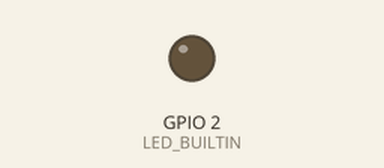
Recording of a sketch running on a simulated ESP32. Shown: output pins drawn as LEDs (lit = HIGH).

Above: at 1.2 s.
At 3.75 s:
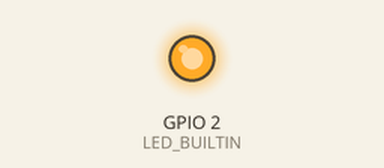
Timing chart, 0 to 4.0 s (numbered marks = the images above):
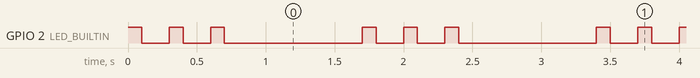

The sketch:

3_times_blink.ino
```cpp
int LED_BUILTIN = 2;
void setup() {
pinMode (LED_BUILTIN, OUTPUT);
}
void loop() {
digitalWrite(LED_BUILTIN, HIGH);
delay(100);
digitalWrite(LED_BUILTIN, LOW);
delay(200);
digitalWrite(LED_BUILTIN, HIGH);
delay(100);
digitalWrite(LED_BUILTIN, LOW);
delay(200);
digitalWrite(LED_BUILTIN, HIGH);
delay(100);
digitalWrite(LED_BUILTIN, LOW);
delay(1000);
}
```

Measured:
- by itself, GPIO 2 (LED_BUILTIN): repeats every 1.7 s: 2 × (LOW 0.20 s, HIGH 0.10 s), LOW 1.0 s, HIGH 0.10 s
- by itself, everything shown: repeats every 1.7 s, in 6 steps
